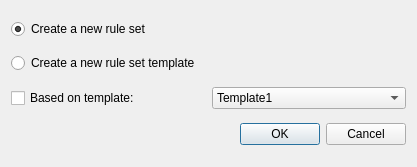
<ui version="4.0" >
 <class>Dialog</class>
 <widget class="QDialog" name="Dialog" >
  <property name="geometry" >
   <rect>
    <x>0</x>
    <y>0</y>
    <width>417</width>
    <height>167</height>
   </rect>
  </property>
  <property name="windowTitle" >
   <string>Create a New Rule Set</string>
  </property>
  <layout class="QVBoxLayout" >
   <item>
    <widget class="QRadioButton" name="ruleset_radio" >
     <property name="text" >
      <string>Create a new rule set</string>
     </property>
     <property name="checked" >
      <bool>true</bool>
     </property>
    </widget>
   </item>
   <item>
    <widget class="QRadioButton" name="template_radio" >
     <property name="text" >
      <string>Create a new rule set template</string>
     </property>
    </widget>
   </item>
   <item>
    <layout class="QHBoxLayout" >
     <item>
      <widget class="QCheckBox" name="base_checkbox" >
       <property name="text" >
        <string>Based on template:</string>
       </property>
      </widget>
     </item>
     <item>
      <widget class="QComboBox" name="base_combo" >
       <item>
        <property name="text" >
         <string>Template1</string>
        </property>
       </item>
       <item>
        <property name="text" >
         <string>Template2</string>
        </property>
       </item>
      </widget>
     </item>
    </layout>
   </item>
   <item>
    <widget class="QDialogButtonBox" name="buttonBox" >
     <property name="orientation" >
      <enum>Qt::Horizontal</enum>
     </property>
     <property name="standardButtons" >
      <set>QDialogButtonBox::Cancel|QDialogButtonBox::Ok</set>
     </property>
    </widget>
   </item>
  </layout>
 </widget>
 <resources/>
 <connections>
  <connection>
   <sender>buttonBox</sender>
   <signal>accepted()</signal>
   <receiver>Dialog</receiver>
   <slot>accept()</slot>
   <hints>
    <hint type="sourcelabel" >
     <x>248</x>
     <y>254</y>
    </hint>
    <hint type="destinationlabel" >
     <x>157</x>
     <y>274</y>
    </hint>
   </hints>
  </connection>
  <connection>
   <sender>buttonBox</sender>
   <signal>rejected()</signal>
   <receiver>Dialog</receiver>
   <slot>reject()</slot>
   <hints>
    <hint type="sourcelabel" >
     <x>316</x>
     <y>260</y>
    </hint>
    <hint type="destinationlabel" >
     <x>286</x>
     <y>274</y>
    </hint>
   </hints>
  </connection>
 </connections>
</ui>
